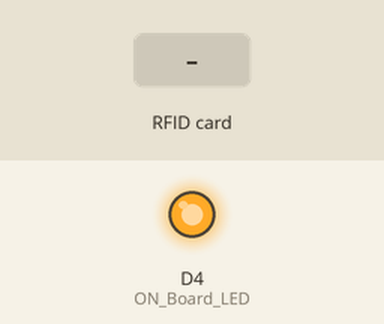
This sketch was run on a simulated ESP8266 (NodeMCU). On the bench: output pins drawn as LEDs (lit = HIGH). The test bench sets the inputs (shaded band). WiFi joins after 1.5 s; servers stay silent unless stated; uploads are accepted with an empty reply; what the sketch prints to the serial monitor is not drawn.

Above: at 3.2 s.
3.3 s: RFID card E2 EF 75 8F held to the reader
At 4.0 s:
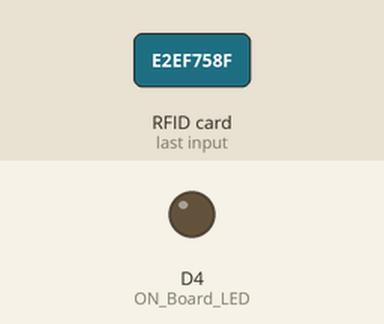
4.8 s: RFID card 5E 7A 19 C4 held to the reader
At 7.4 s:
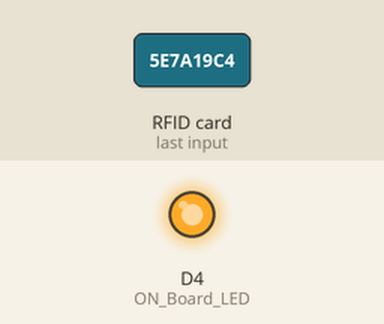
Timing chart, 0 to 8.9 s (numbered marks = the images above; inputs shaded):
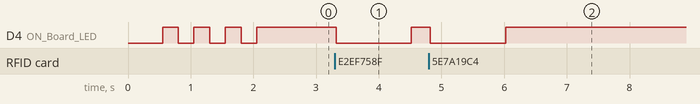

Measured:
- after the input at 3.3 s, D4 (ON_Board_LED): HIGH → LOW at once, → HIGH 1.2 s later
- after the input at 4.8 s, D4 (ON_Board_LED): HIGH → LOW at once, → HIGH 1.2 s later

The sketch:

NFC_TCC.ino
```cpp
// ---------------------------------------Bibliotecas------------------------------------------------------------------------------------------------------------------------------------//
#include <SPI.h>
#include <MFRC522.h> //Biblioteca do sensor Rfid
#include <ESP8266WebServer.h>//Bibliotecas do Arduino nodemcu
#include <ESP8266HTTPClient.h>
//------------------------------------------------------Definicao das entradas-----------------------------------------------------------------------------------------------------------//
#define SS_PIN D2  //SDA/SS Esta conectado na entrada D2
#define RST_PIN D1  //RST Esta conectado na entrada D1
MFRC522 mfrc522(SS_PIN, RST_PIN);  //Cria uma instancia para o sensor MFRC522
#define ON_Board_LED 2  //Define o LED da placa que sera usado para mostrar a conexao com o Wifi

//----------------------------------------Nome e senha do Wi-fi--------------------------------------------------------------------------------------------------------------------------//
const char* ssid = "NET_2GEF758F";//Nome do Wifi
const char* password = "E2EF758F";//Senha do Wifi
ESP8266WebServer server(80);  //Servidor esta conectado na porta 80
//---------------------------------------Variaveis---------------------------------------------------------------------------------------------------------------------------------------//

int readsuccess;
byte readcard[4];
char str[32] = "";
String StrUID;

//-------------------------------------SETUP---------------------------------------------------------------------------------------------------------------------------------------------//
void setup()
{
  Serial.begin(115200); //Inicia a comunicacao serial com o computador
  SPI.begin();      //Inicia o protocolo SPI
  mfrc522.PCD_Init(); //Inicia o sensor MFRC522

  delay(500);

  WiFi.begin(ssid, password); //Conecta a rede Wifi
  Serial.println("");

  pinMode(ON_Board_LED,OUTPUT);
  digitalWrite(ON_Board_LED, HIGH); //Liga o LED da placa
  // Para o led da placa nodemcu High =  led desligado e Low = led ligado

//----------------------------------------Conectando a rede Wifi-------------------------------------------------------------------------------------------------------------------------//
  Serial.print("Conectando");
  while (WiFi.status() != WL_CONNECTED)
   {
      Serial.print(".");
      //----------------------------------------Faz o LED da placa ficar piscando enquanto esta conectando na rede Wifi------------------------------------------------------------------//
      digitalWrite(ON_Board_LED, HIGH);
      delay(250);
      digitalWrite(ON_Board_LED, LOW);
      delay(250);
   }
  digitalWrite(ON_Board_LED, HIGH); //Desliga o LED da placa quando conectar a rede Wifi
  //----------------------------------------Se a conexao com a rede Wifi for um sucesso--------------------------------------------------------------------------------------------------//
  Serial.println("");
  Serial.print("Conexao com o Wifi: ");
  Serial.println(ssid);
  Serial.println("foi um sucesso");

  Serial.print("Endereco de IP: ");
  Serial.println(WiFi.localIP());

  Serial.println("Aproxime o cartao do sensor para receber o UID");
  Serial.println("");
}
//---------------------------------------------------------------------------------------------------------------------------------------------------------------------------------------//

//--------------------------------------------LOOP---------------------------------------------------------------------------------------------------------------------------------------//
void loop()
{
  //Codigo principal que sera executado repetidas vezes

  //------------------------------------------------Leitura do cartao--------------------------------------------------------------------------------------------------------------------//
  readsuccess = getid();// Se a leitura do Cartao for um sucesso

  if(readsuccess)
  {
      digitalWrite(ON_Board_LED, LOW);
      HTTPClient http;    //Objeto declarado da classe HTTPClient

      String UIDresultSend, postData;//Variavel que ira mandar o uid da tag para o site

      UIDresultSend = StrUID;
      postData = "UIDresult=" + UIDresultSend;

      http.begin("http://192.168.0.10/NFC_Control/getUID.php");// Site para aonde enviara a informacao
      http.addHeader("Content-Type", "application/x-www-form-urlencoded"); //Tipo do cabecalho
      int httpCode = http.POST(postData);   //Envio solicitacao
      String payload = http.getString();    //Valida a solicitacao

      Serial.println(UIDresultSend);
      Serial.println(httpCode);
      Serial.println(payload);

     http.end();  //Fecha a conexao
      delay(1000);
     digitalWrite(ON_Board_LED, HIGH);
  }
}
int getid() {
  if(!mfrc522.PICC_IsNewCardPresent()) //Se receber sinal do cartao
  {
    return 0;
  }
  if(!mfrc522.PICC_ReadCardSerial()) // Se ler o cartao
  {
    return 0;
  }


  Serial.print("O UID DO CARTAO E : ");

  for(int i=0;i<4;i++)
  {
    readcard[i]=mfrc522.uid.uidByte[i]; //Guarda a uid do cartao na variavel
    array_to_string(readcard, 4, str);
    StrUID = str;
  }
  mfrc522.PICC_HaltA();
  return 1;
}
void array_to_string(byte array[], unsigned int len, char buffer[])
{
    for (unsigned int i = 0; i < len; i++)
    {
        byte nib1 = (array[i] >> 4) & 0x0F;
        byte nib2 = (array[i] >> 0) & 0x0F;
        buffer[i*2+0] = nib1  < 0xA ? '0' + nib1  : 'A' + nib1  - 0xA;
        buffer[i*2+1] = nib2  < 0xA ? '0' + nib2  : 'A' + nib2  - 0xA;
    }
    buffer[len*2] = '\0';
}
//-----------------------------------------------------------------------------------------------------------------------------------------------------------------------------
```
